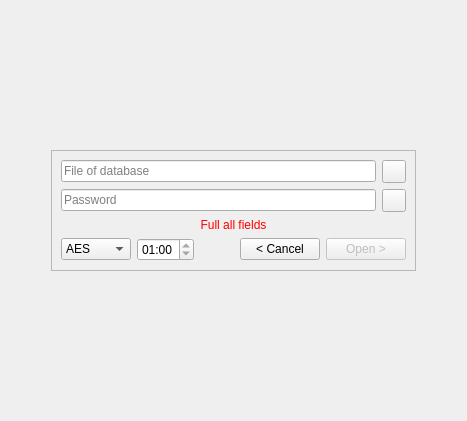
      <widget class="QWidget" name="Page_Open">
       <layout class="QVBoxLayout" name="verticalLayout_3">
        <item>
         <spacer name="VSpacer_Open_0">
          <property name="orientation">
           <enum>Qt::Vertical</enum>
          </property>
          <property name="sizeHint" stdset="0">
           <size>
            <width>20</width>
            <height>139</height>
           </size>
          </property>
         </spacer>
        </item>
        <item>
         <layout class="QHBoxLayout" name="HLay_Open_0">
          <item>
           <spacer name="HSpacer_Open_0">
            <property name="orientation">
             <enum>Qt::Horizontal</enum>
            </property>
            <property name="sizeHint" stdset="0">
             <size>
              <width>40</width>
              <height>20</height>
             </size>
            </property>
           </spacer>
          </item>
          <item>
           <widget class="QFrame" name="frame">
            <property name="frameShape">
             <enum>QFrame::StyledPanel</enum>
            </property>
            <property name="frameShadow">
             <enum>QFrame::Raised</enum>
            </property>
            <layout class="QVBoxLayout" name="verticalLayout_2">
             <item>
              <layout class="QHBoxLayout" name="HLay_Open_1">
               <item>
                <widget class="QLineEdit" name="LineEdit_Open_FilePath">
                 <property name="dragEnabled">
                  <bool>true</bool>
                 </property>
                 <property name="placeholderText">
                  <string>File of database</string>
                 </property>
                 <property name="clearButtonEnabled">
                  <bool>true</bool>
                 </property>
                </widget>
               </item>
               <item>
                <widget class="QToolButton" name="TButton_Open_ChooseFile">
                 <property name="text">
                  <string/>
                 </property>
                 <property name="icon">
                  <iconset theme="folder-open">
                   <normaloff/>
                  </iconset>
                 </property>
                </widget>
               </item>
              </layout>
             </item>
             <item>
              <layout class="QHBoxLayout" name="horizontalLayout">
               <item>
                <widget class="QLineEdit" name="LineEdit_Open_Password">
                 <property name="text">
                  <string/>
                 </property>
                 <property name="echoMode">
                  <enum>QLineEdit::Password</enum>
                 </property>
                 <property name="placeholderText">
                  <string>Password</string>
                 </property>
                </widget>
               </item>
               <item>
                <widget class="QToolButton" name="TButton_Open_ShowPassword">
                 <property name="text">
                  <string/>
                 </property>
                 <property name="icon">
                  <iconset resource="resources.qrc">
                   <normaloff>:/images/eye.png</normaloff>:/images/eye.png</iconset>
                 </property>
                 <property name="checkable">
                  <bool>true</bool>
                 </property>
                </widget>
               </item>
              </layout>
             </item>
             <item>
              <widget class="QLabel" name="Label_Open_Error">
               <property name="styleSheet">
                <string notr="true">color:red</string>
               </property>
               <property name="text">
                <string>Full all fields</string>
               </property>
               <property name="alignment">
                <set>Qt::AlignCenter</set>
               </property>
              </widget>
             </item>
             <item>
              <layout class="QHBoxLayout" name="HLay_Open_2">
               <item>
                <widget class="QComboBox" name="ComboBox_Open_EncAlhorytm">
                 <item>
                  <property name="text">
                   <string>AES</string>
                  </property>
                 </item>
                 <item>
                  <property name="text">
                   <string>Caesar</string>
                  </property>
                 </item>
                </widget>
               </item>
               <item>
                <widget class="QTimeEdit" name="TimeEdit_Open_SessionTime">
                 <property name="currentSection">
                  <enum>QDateTimeEdit::NoSection</enum>
                 </property>
                 <property name="displayFormat">
                  <string>MM:ss</string>
                 </property>
                 <property name="time">
                  <time>
                   <hour>0</hour>
                   <minute>0</minute>
                   <second>0</second>
                  </time>
                 </property>
                </widget>
               </item>
               <item>
                <spacer name="horizontalSpacer">
                 <property name="orientation">
                  <enum>Qt::Horizontal</enum>
                 </property>
                 <property name="sizeHint" stdset="0">
                  <size>
                   <width>40</width>
                   <height>20</height>
                  </size>
                 </property>
                </spacer>
               </item>
               <item>
                <widget class="QPushButton" name="PButton_Open_Cancel">
                 <property name="text">
                  <string>&lt; Cancel</string>
                 </property>
                </widget>
               </item>
               <item>
                <widget class="QPushButton" name="PButton_Open_OpenFile">
                 <property name="enabled">
                  <bool>false</bool>
                 </property>
                 <property name="text">
                  <string>Open &gt;</string>
                 </property>
                </widget>
               </item>
              </layout>
             </item>
            </layout>
           </widget>
          </item>
          <item>
           <spacer name="HSpacer_Open_1">
            <property name="orientation">
             <enum>Qt::Horizontal</enum>
            </property>
            <property name="sizeHint" stdset="0">
             <size>
              <width>40</width>
              <height>20</height>
             </size>
            </property>
           </spacer>
          </item>
         </layout>
        </item>
        <item>
         <spacer name="VSpacer_Open_1">
          <property name="orientation">
           <enum>Qt::Vertical</enum>
          </property>
          <property name="sizeHint" stdset="0">
           <size>
            <width>20</width>
            <height>139</height>
           </size>
          </property>
         </spacer>
        </item>
       </layout>
      </widget>
